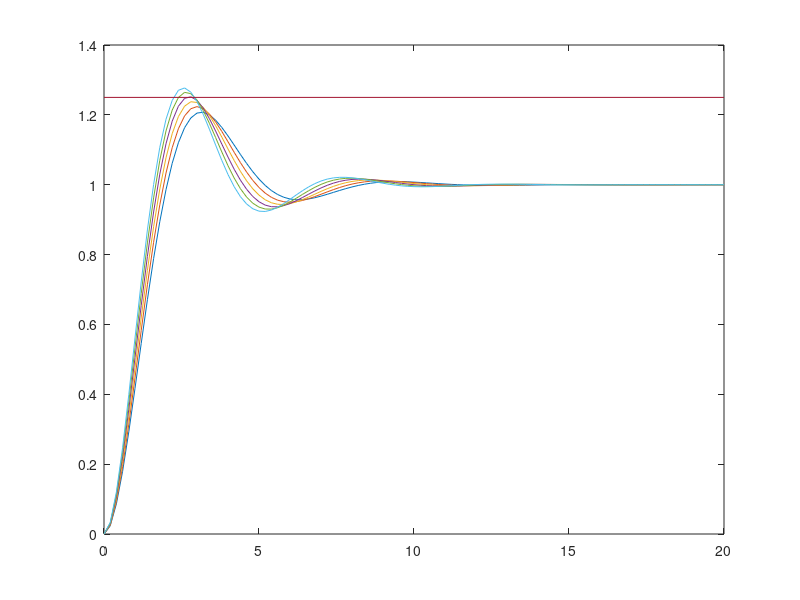
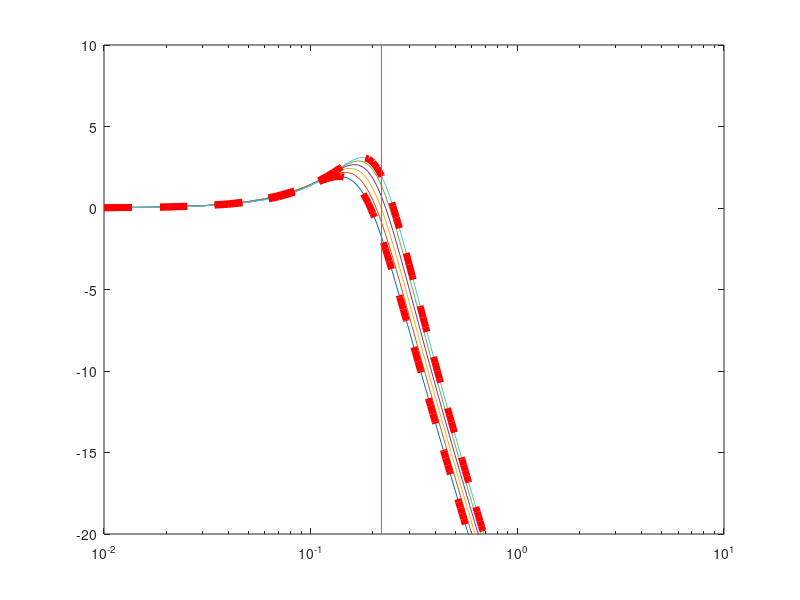
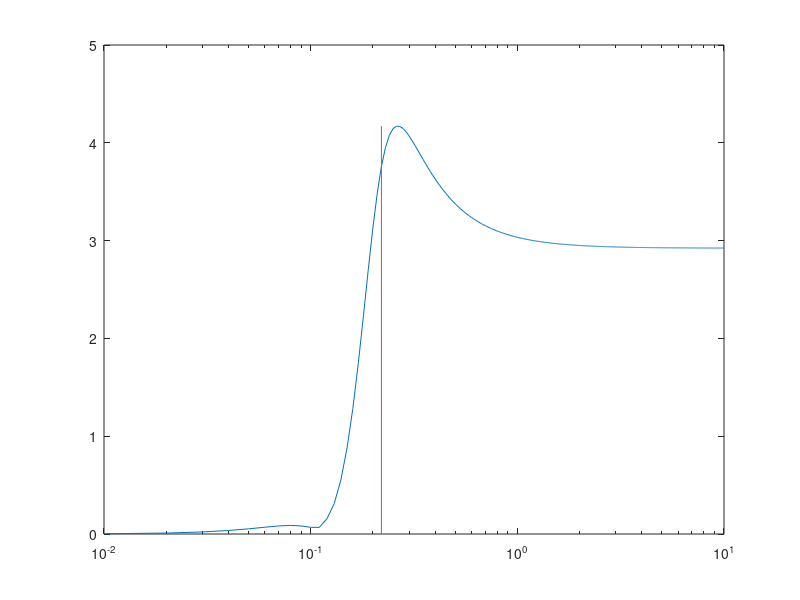
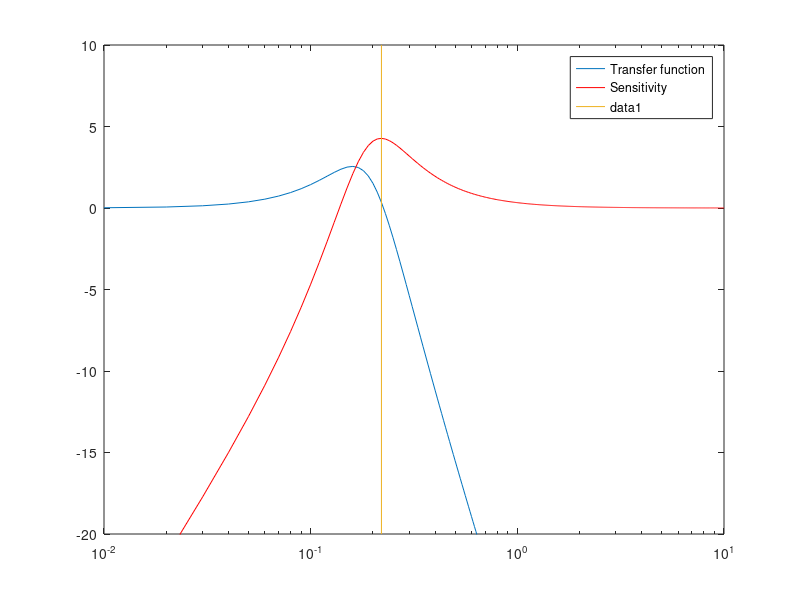

The MATLAB source for these figures, in order: (Note: this script raises an error after producing the figures.)
clc
close all
clear


f = 0.01:0.01:10;
s = 2*pi*f*1i;

% k = [[0:0.2:1.4] [1.4:0.01:1.6] [1.6:0.5:10]];
k = [1.25:0.1:1.75];
Tmax = 20;

fig1 = figure();
fig2 = figure();
fig3 = figure();

mymax = -1e9*ones(size(s));
mymin = 1e9*ones(size(s));
for ik = 1:length(k)
    K = k(ik);
    tmp = roots([1 1 K]);   
    ind = find(real(tmp)>0);
    if ~isempty(ind)
        fprintf('unstable for %4.2f\n',K);
        stab(ik) = 0;
    else
        stab(ik) = 1;
    end
    sys = tf([K],[1 1 K]);
    [u,t] = step(sys,Tmax);    
    ind = find(u > 1.25);
    if ~isempty(ind)
        fprintf('Overshoot larger 25%% for %4.2f\n',K);
    end
    figure(fig1);
    plot(t,u);
    hold on;
    %%%%%%%%%%%%%%%%%%%%%%%%%%%%%%%%%
    figure(fig2);    
    T = K./(s.^2+s+K);
    T = 20*log10(abs(T));
    mymax = max(T,mymax);
    mymin = min(T,mymin);
    semilogx(f,T)
    ylim([-20 10]);
    hold on;

    
end
figure(fig1);
line([0 Tmax],[1.25 1.25]);
figure(fig2);
plot(f,mymax,'linewidth',5,'color','red','LineStyle','--');
plot(f,mymin,'linewidth',5,'color','red','LineStyle','--');
figure(fig3)
semilogx(f,mymax-mymin);
figure

K = 1.5;
T = K./(s.^2+s+K);
T = 20*log10(abs(T));
semilogx(f,T)
hold on;
SKT = (s.^2+s)./(s.^2+s+K);
SKT = 20*log10(abs(SKT));
semilogx(f,SKT,'color','red')
legend('Transfer function','Sensitivity','max')
ylim([-20 10]);
ind = find(SKT == max(SKT));
line([f(ind) f(ind)],[ -20 10]);
figure(fig2)
line([f(ind) f(ind)],[ -20 10]);
figure(fig3)
line([f(ind) f(ind)],[min(mymax-mymin) max(mymax-mymin) ]);
%%%%%%%%%%%%%%%%%%%%%%%%%%%%%%%%%%%%%%%%
syms K s;
F = K/(s^2+s+K)/s;
ilaplace(F)

